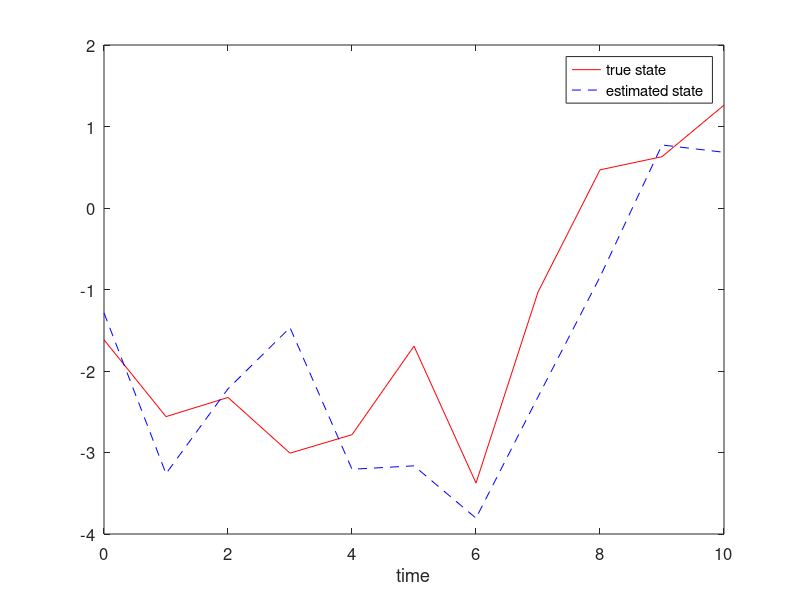
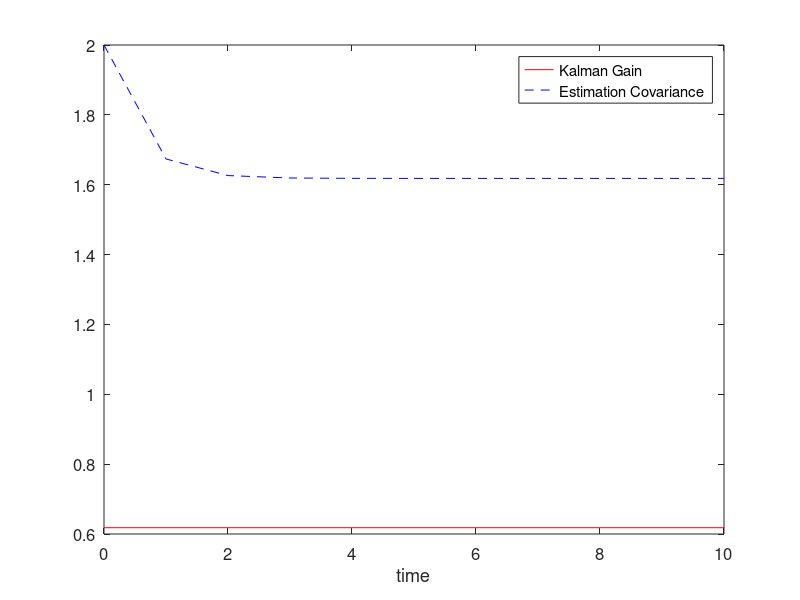

The MATLAB script that drew these images, in order:
function DiscreteKFAlt

% Simulate a discrete-time scalar Kalman filter.

tf = 10; % final time

F = 1; % state transition matrix
H = 1; % measurement matrix
Q = 1; % process noise covariance
R = 1; % measurement noise covariance

x = 0; % initial true state
xhat = 0; % initial estimate of x
Pplus = 1; % initial estimation error covariance

xArray = [];
xhatArray = [];
KArray = [];
PArray = [];

randn('state', 2);

for t = 0 : tf
   % Simulate the system
   x = F * x + sqrt(Q) * randn;
   y = H * x + sqrt(R) * randn;
   % Kalman filter
   Pminus = F * Pplus * F' + Q;
   K = Pminus * H' * inv(H * Pminus * H' + R);
   K = (1 + sqrt(5)) / (3 + sqrt(5)); % steady state Kalman gain
   xhat = F * xhat;
   xhat = xhat + K * (y - H * xhat);
   Pplus = (1 - K * H) * Pminus * (1 - K * H)' + K * R * K';
   % Save data for later
   xArray = [xArray; x];
   xhatArray = [xhatArray; xhat];
   KArray = [KArray; K];
   PArray = [PArray; Pminus];
end

% Plot results
close all;
t = 0 : tf;

figure;
plot(t, xArray, 'r-', t, xhatArray, 'b--');
set(gca,'FontSize',12); set(gcf,'Color','White');
xlabel('time');
legend('true state', 'estimated state');

figure;
plot(t, KArray, 'r-', t, PArray, 'b--');
set(gca,'FontSize',12); set(gcf,'Color','White');
xlabel('time');
legend('Kalman Gain', 'Estimation Covariance');

disp(['RMS estimation error = ', num2str(std(xArray - xhatArray))]);